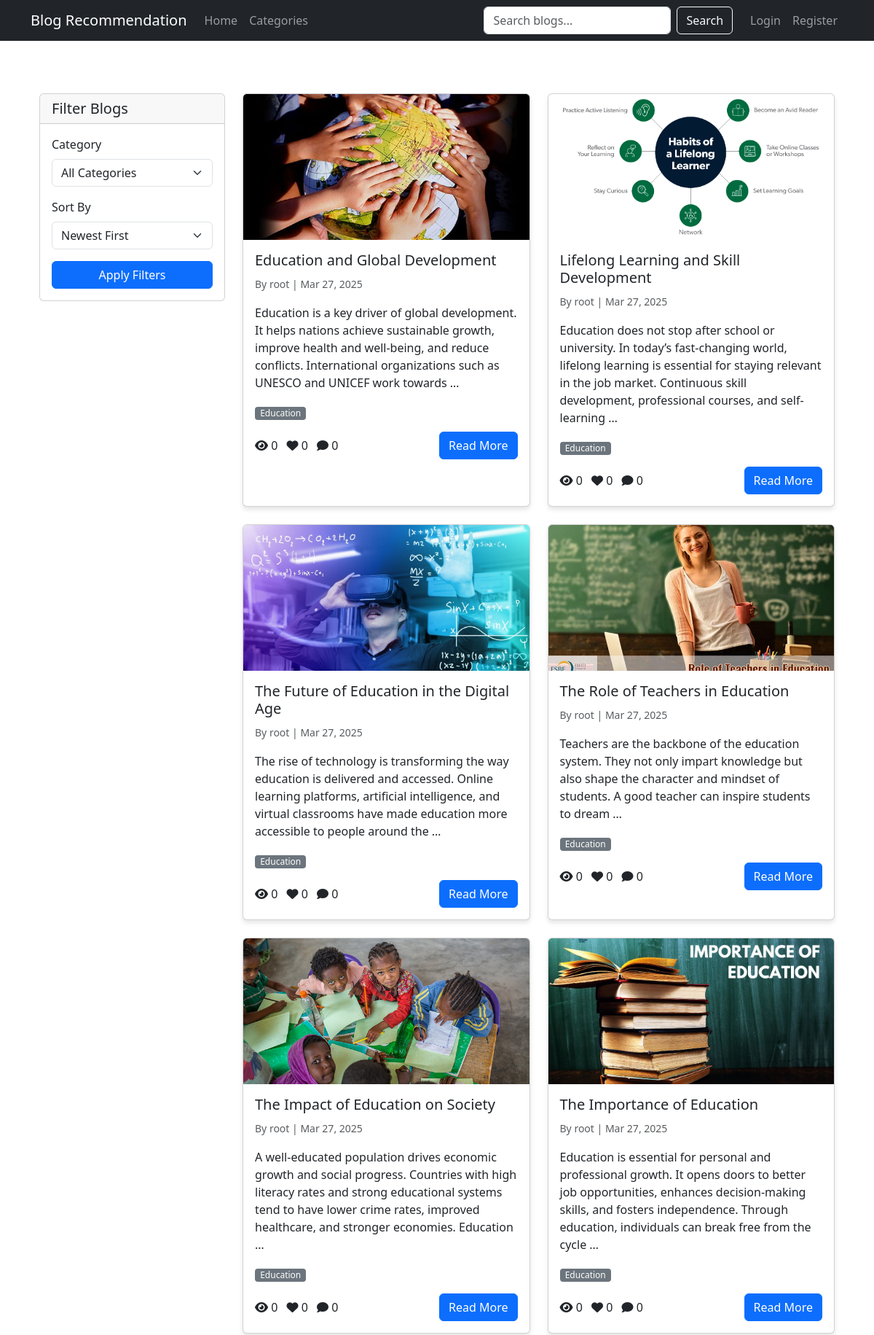
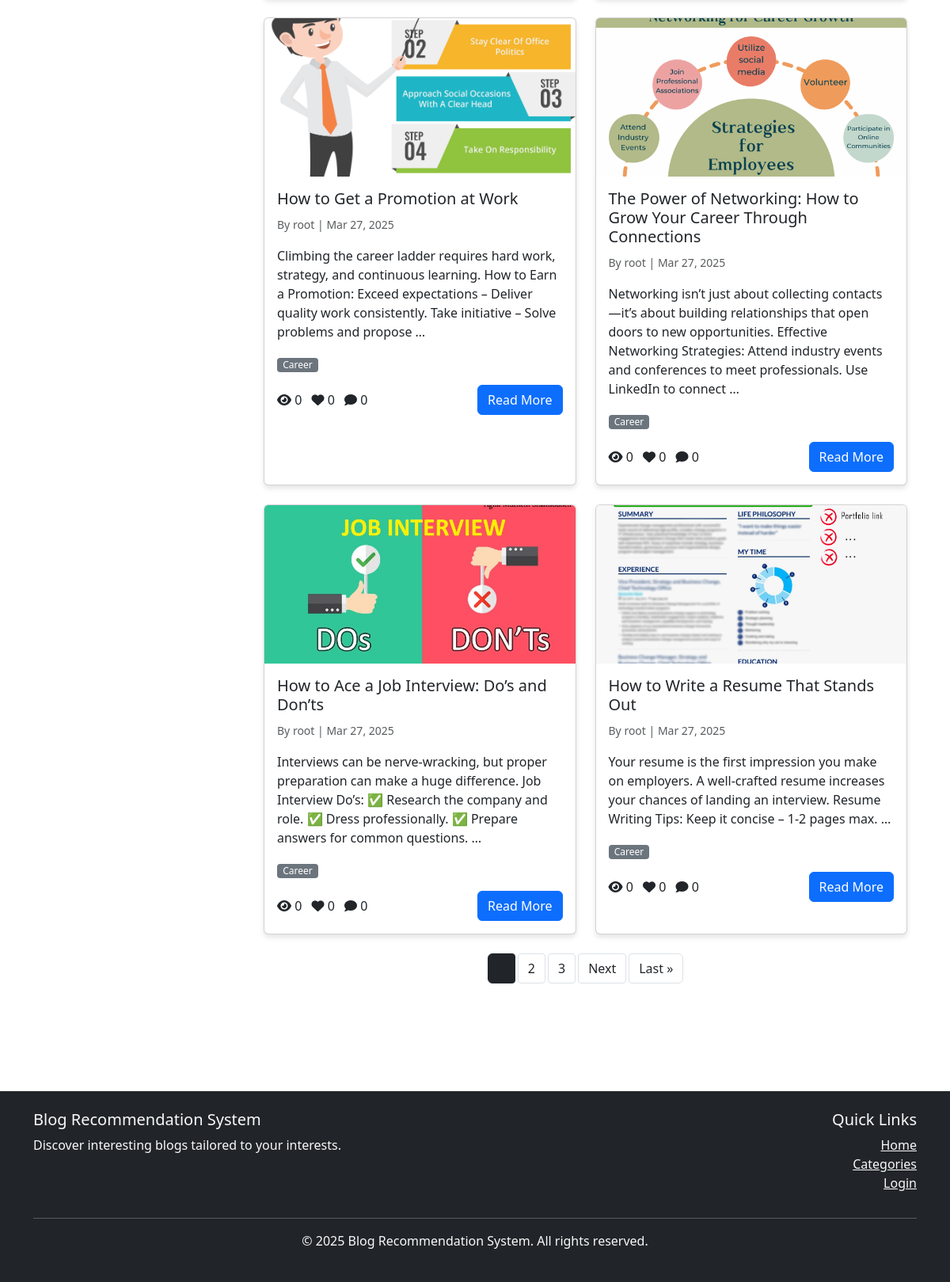
/filter/, run on the app's committed database (2 pictures, top to bottom).
### blog_app/models.py (models this page shows, shortened)
class Blog(models.Model):
    title = models.CharField(max_length=200)
    slug = models.SlugField(max_length=200, unique=True)
    author = models.ForeignKey(settings.AUTH_USER_MODEL, on_delete=models.CASCADE, related_name='blogs')
    content = models.TextField()
    featured_image = models.ImageField(upload_to='blog_images/', blank=True, null=True)
    categories = models.ManyToManyField(Category, related_name='blogs')
    created_at = models.DateTimeField(auto_now_add=True)
    updated_at = models.DateTimeField(auto_now=True)
    is_published = models.BooleanField(default=True)
    views_count = models.PositiveIntegerField(default=0)
    class Meta:
        ordering = ['-created_at']
    def get_like_count(self):
        return self.likes.count()
    def get_comment_count(self):
        return self.comments.count()

class Category(models.Model):
    name = models.CharField(max_length=100, unique=True)
    slug = models.SlugField(max_length=100, unique=True)
    description = models.TextField(blank=True)
    class Meta:
        verbose_name_plural = 'Categories'

### blog_app/views.py (the view)
# urls.py: path('filter/', views.filter_blogs, name='filter_blogs'),
def filter_blogs(request):
    category_id = request.GET.get('category')
    sort_by = request.GET.get('sort', '-created_at')
    blogs = Blog.objects.filter(is_published=True)
    if category_id and category_id.strip():
        try:
            category_id = int(category_id)
            blogs = blogs.filter(categories__id=category_id)
        except (ValueError, TypeError):
            pass  # Invalid category_id, ignore the filter
    if sort_by == 'popular':
        blogs = blogs.order_by('-views_count', '-created_at')
    elif sort_by == 'most_liked':
        blogs = blogs.annotate(like_count=Count('likes')).order_by('-like_count', '-created_at')
    else:
        blogs = blogs.order_by(sort_by)
    paginator = Paginator(blogs, 10)
    page = request.GET.get('page')
    blogs = paginator.get_page(page)
    categories = Category.objects.all()
    return render(request, 'blog_app/filter_results.html', {
        'blogs': blogs,
        'categories': categories,
        'selected_category': category_id,
        'sort_by': sort_by
    })

### users_app/context_processors.py (called while the page is built)
def notifications_processor(request):
    if request.user.is_authenticated:
        unread_notifications_count = Notification.objects.filter(
            user=request.user,
            is_read=False
        ).count()
        return {'unread_notifications_count': unread_notifications_count}
    return {'unread_notifications_count': 0}

### templates/blog_app/filter_results.html (shortened to what this page needs)
{% extends 'base.html' %}
{% load static %}
{% block content %}
<div class="container py-5">
    <div class="row">
        <div class="col-md-3 mb-4">
            <div class="card">
                <div class="card-header">
                    <h5 class="mb-0">Filter Blogs</h5>
                </div>
                <div class="card-body">
                    <form action="{% url 'blog_app:filter_blogs' %}" method="GET">
                        <div class="mb-3">
                            <label class="form-label">Category</label>
                            <select name="category" class="form-select">
                                <option value="">All Categories</option>
                            </select>
                        </div>
                        <div class="mb-3">
                            <label class="form-label">Sort By</label>
                            <select name="sort" class="form-select">
                                <option value="-created_at" {% if sort_by == '-created_at' %}selected{% endif %}>Newest First</option>
                            </select>
                        </div>
                        <button type="submit" class="btn btn-primary w-100">Apply Filters</button>
                    </form>
                </div>
            </div>
        </div>
        <div class="col-md-9">
            <div class="row row-cols-1 row-cols-md-2 g-4">
                {% for blog in blogs %}
                    <div class="col">
                        <div class="card h-100 blog-card">
                            {% if blog.featured_image %}
                                <img src="{{ blog.featured_image.url }}" class="card-img-top" alt="{{ blog.title }}">
                            {% else %}
                                <img src="{% static 'images/default_blog.jpg' %}" class="card-img-top" alt="Default Blog Image">
                            {% endif %}
                            <div class="card-body">
                                <h5 class="card-title">{{ blog.title }}</h5>
                                <p class="card-text text-muted">
                                    <small>
                                        By {{ blog.author.username }} |
                                        {{ blog.created_at|date:"M d, Y" }}
                                    </small>
                                </p>
                                <p class="card-text">{{ blog.content|truncatewords:30 }}</p>
                                <div class="mb-2">
                                    {% for category in blog.categories.all %}
                                        <span class="category-badge">{{ category.name }}</span>
                                    {% endfor %}
                                </div>
                                <div class="d-flex justify-content-between align-items-center">
                                    <div>
                                        <i class="fas fa-eye"></i> {{ blog.views_count }}
                                        <i class="fas fa-heart ms-2"></i> {{ blog.get_like_count }}
                                        <i class="fas fa-comment ms-2"></i> {{ blog.get_comment_count }}
                                    </div>
                                    <a href="{% url 'blog_app:blog_detail' slug=blog.slug %}" class="btn btn-primary">Read More</a>
                                </div>
                            </div>
                        </div>
                    </div>
                {% endfor %}
            </div>
            {% if blogs.has_other_pages %}
                <div class="mt-4">
                    <nav aria-label="Blog navigation">
                        <ul class="pagination justify-content-center">
                            {% for num in blogs.paginator.page_range %}
                                {% if blogs.number == num %}
                                    <li class="page-item active">
                                        <span class="page-link">{{ num }}</span>
                                    </li>
                                {% elif num > blogs.number|add:'-3' and num < blogs.number|add:'3' %}
                                    <li class="page-item">
                                        <a class="page-link" href="?category={{ selected_category }}&sort={{ sort_by }}&page={{ num }}">{{ num }}</a>
                                    </li>
                                {% endif %}
                            {% endfor %}
                            {% if blogs.has_next %}
                                <li class="page-item">
                                    <a class="page-link" href="?category={{ selected_category }}&sort={{ sort_by }}&page={{ blogs.next_page_number }}">Next</a>
                                </li>
                                <li class="page-item">
                                    <a class="page-link" href="?category={{ selected_category }}&sort={{ sort_by }}&page={{ blogs.paginator.num_pages }}">Last &raquo;</a>
                                </li>
                            {% endif %}
                        </ul>
                    </nav>
                </div>
            {% endif %}
        </div>
    </div>
</div>
{% endblock %}

### static/css/style.css (style rules this page uses)
body { min-height: 100vh; display: flex; flex-direction: column; }
.blog-card { transition: transform 0.2s; height: 100%; }
.blog-card img { height: 200px; object-fit: cover; }
.category-badge { background-color: #e9ecef; color: #495057; padding: 0.25rem 0.5rem; border-radius: 0.25rem; font-size: 0.875rem; margin-right: 0.5rem; margin-bottom: 0.5rem; display: inline-block; }
.pagination .page-link { color: #212529; border-radius: 0.25rem; margin: 0 0.25rem; }
.pagination .page-item.active .page-link { background-color: #212529; border-color: #212529; }

### templates/base.html (style rules this page uses)
.blog-card { transition: transform 0.3s ease; box-shadow: 0 4px 6px rgba(0,0,0,0.1); }
.card-img-top { height: 200px; object-fit: cover; }

### templates/blog_app/filter_results.html (style rules this page uses)
.card-img-top { height: 200px; object-fit: cover; }
.category-badge { display: inline-block; padding: 0.25em 0.6em; font-size: 0.75rem; font-weight: 500; line-height: 1; text-align: center; white-space: nowrap; vertical-align: baseline; border-radius: 0.25rem; color: #fff; background-color: #6c757d; margin-right: 0.5rem; }

### data on the page
Blog: featured_image (picture), title "Education and Global Development", author.username "root", created_at "Mar 27, 2025", content "Education is a key driver of global development. It helps nations achieve sustainable growth, improve health and well-being, and reduce conflicts. International organizations such as UNESCO and UNICEF work towards …", views_count "0", get_like_count "0", get_comment_count "0"
Category: name "Education"
Blog: featured_image (picture), title "Lifelong Learning and Skill Development", author.username "root", created_at "Mar 27, 2025", content "Education does not stop after school or university. In today’s fast-changing world, lifelong learning is essential for staying relevant in the job market. Continuous skill development, professional courses, and self-learning …", views_count "0", get_like_count "0", get_comment_count "0"
Blog: featured_image (picture), title "The Future of Education in the Digital Age", author.username "root", created_at "Mar 27, 2025", content "The rise of technology is transforming the way education is delivered and accessed. Online learning platforms, artificial intelligence, and virtual classrooms have made education more accessible to people around the …", views_count "0", get_like_count "0", get_comment_count "0"
Blog: featured_image (picture), title "The Role of Teachers in Education", author.username "root", created_at "Mar 27, 2025", content "Teachers are the backbone of the education system. They not only impart knowledge but also shape the character and mindset of students. A good teacher can inspire students to dream …", views_count "0", get_like_count "0", get_comment_count "0"
Blog: featured_image (picture), title "The Impact of Education on Society", author.username "root", created_at "Mar 27, 2025", content "A well-educated population drives economic growth and social progress. Countries with high literacy rates and strong educational systems tend to have lower crime rates, improved healthcare, and stronger economies. Education …", views_count "0", get_like_count "0", get_comment_count "0"
Blog: featured_image (picture), title "The Importance of Education", author.username "root", created_at "Mar 27, 2025", content "Education is essential for personal and professional growth. It opens doors to better job opportunities, enhances decision-making skills, and fosters independence. Through education, individuals can break free from the cycle …", views_count "0", get_like_count "0", get_comment_count "0"
Blog: featured_image (picture), title "How to Get a Promotion at Work", author.username "root", created_at "Mar 27, 2025", content "Climbing the career ladder requires hard work, strategy, and continuous learning. How to Earn a Promotion: Exceed expectations – Deliver quality work consistently. Take initiative – Solve problems and propose …", views_count "0", get_like_count "0", get_comment_count "0"
Category: name "Career"
Blog: featured_image (picture), title "The Power of Networking: How to Grow Your Career Through Connections", author.username "root", created_at "Mar 27, 2025", content "Networking isn’t just about collecting contacts—it’s about building relationships that open doors to new opportunities. Effective Networking Strategies: Attend industry events and conferences to meet professionals. Use LinkedIn to connect …", views_count "0", get_like_count "0", get_comment_count "0"
Blog: featured_image (picture), title "How to Ace a Job Interview: Do’s and Don’ts", author.username "root", created_at "Mar 27, 2025", content "Interviews can be nerve-wracking, but proper preparation can make a huge difference. Job Interview Do’s: ✅ Research the company and role. ✅ Dress professionally. ✅ Prepare answers for common questions. …", views_count "0", get_like_count "0", get_comment_count "0"
Blog: featured_image (picture), title "How to Write a Resume That Stands Out", author.username "root", created_at "Mar 27, 2025", content "Your resume is the first impression you make on employers. A well-crafted resume increases your chances of landing an interview. Resume Writing Tips: Keep it concise – 1-2 pages max. …", views_count "0", get_like_count "0", get_comment_count "0"

### other printed values
{{ num }} "2" "3"
